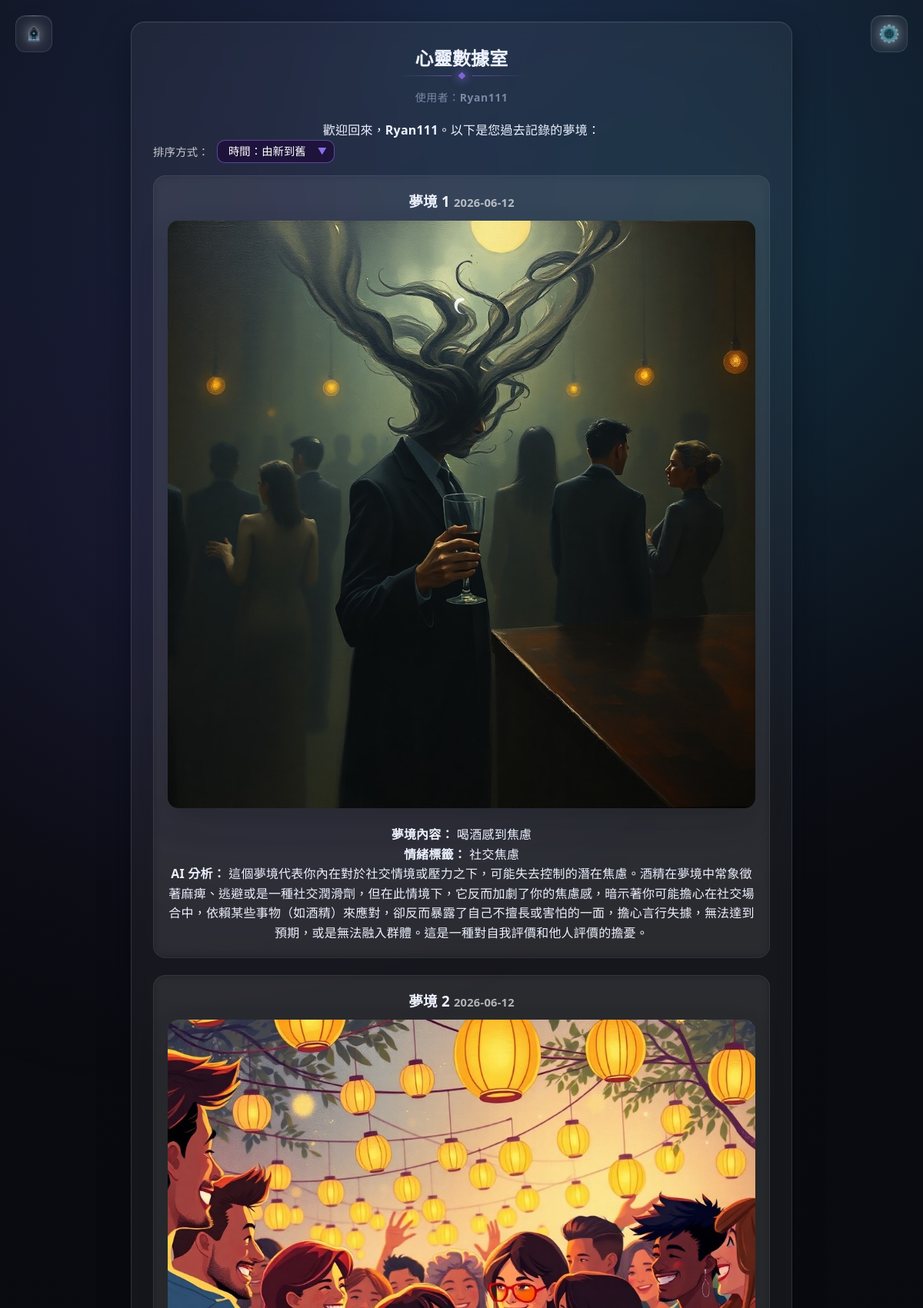
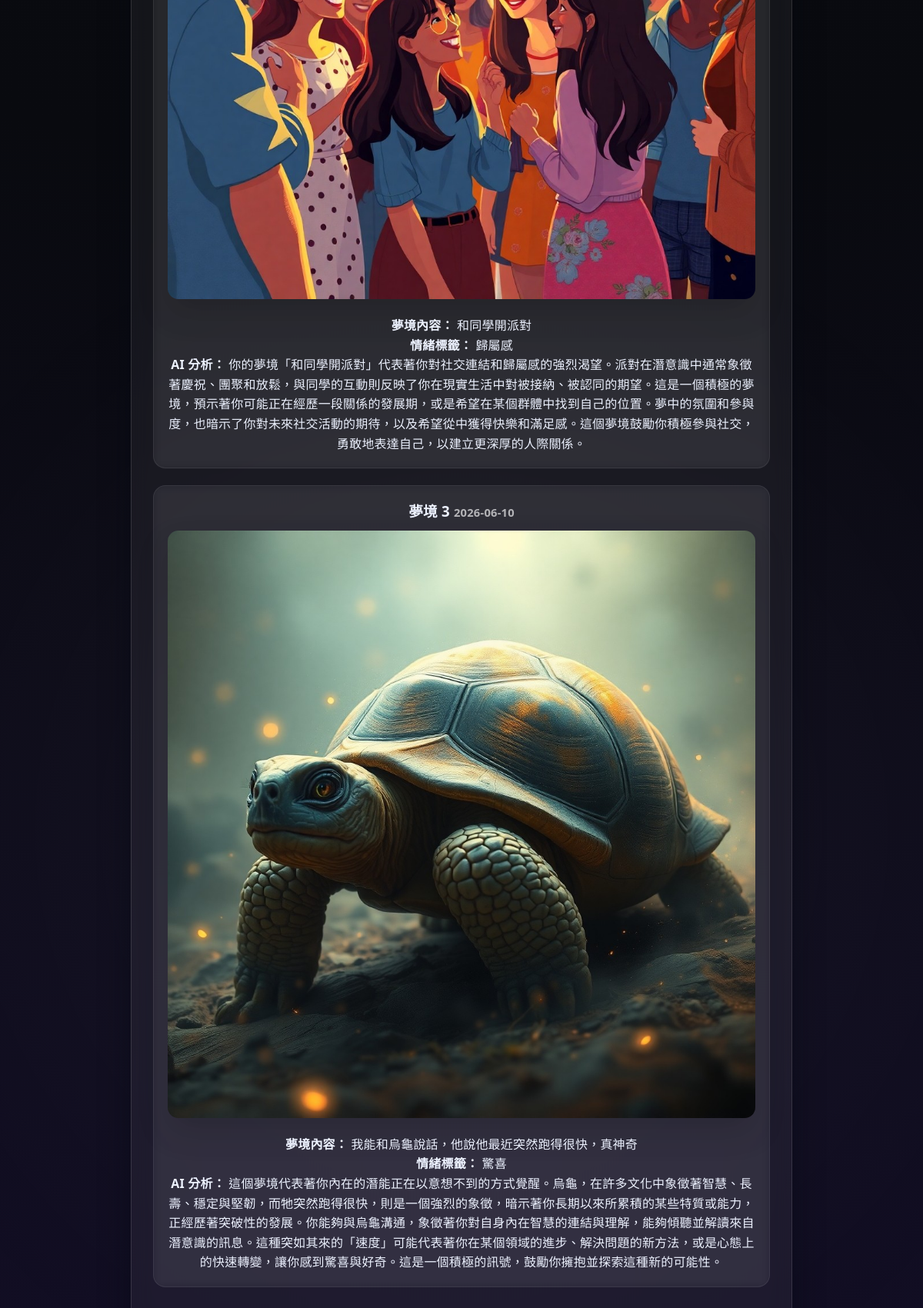
/data (signed in), run on the app's committed database (2 pictures, top to bottom).
### tables this page shows
CREATE TABLE dreams (
        id INTEGER PRIMARY KEY,
        user_id INTEGER,
        dream_content TEXT NOT NULL,
        reality_content TEXT,
        emotion_tag TEXT,
        ai_analysis TEXT,
        image_path TEXT,
        dream_date TEXT NOT NULL DEFAULT (date('now','localtime')),
        timestamp TEXT DEFAULT (datetime('now','localtime')), emotion_details TEXT,
        FOREIGN KEY(user_id) REFERENCES users(id)
    );

### app.py (the view, shortened to what this page needs)
@app.route('/data', methods=['GET'])
def data():
    user_id = session.get('user_id')
    username = session.get('user')
    conn = sqlite3.connect(DB_PATH)
    conn.row_factory = sqlite3.Row
    cursor = conn.cursor()
    cursor.execute(
        'SELECT id, dream_content, reality_content, emotion_tag, ai_analysis, image_path, dream_date, timestamp FROM dreams WHERE user_id = ? ORDER BY COALESCE(dream_date, substr(timestamp,1,10)) DESC, timestamp DESC',
        (user_id,)
    )
    rows = cursor.fetchall()
    conn.close()
    dreams = [dict(row) for row in rows]
    return render_template('data.html', user=username, dreams=dreams, message=None)

### templates/data.html (shortened to what this page needs)
<!DOCTYPE html>
<html lang="zh-Hant">
<head>
    <link rel="stylesheet" href="{{ url_for('static', filename='style.css') }}">
    <link rel="stylesheet" href="{{ url_for('static', filename='styleWeaver.css') }}">
</head>
<body>
    <div id="star-layer" aria-hidden="true"></div>
    <div class="ambient-orb three"></div>
    <div id="star-layer" aria-hidden="true"></div>
    <div id="cursor-moon" aria-hidden="true">
    </div>
    <div class="ambient-orb three"></div>
    <a href="/" title="回到大廳" class="nav-icon-frame home-frame nav-top-left">
        <img
            src="{{ url_for('static', filename='images/home_icon.png') }}"
            alt="回大廳"
            class="home-png-icon-inner"
        />
    </a>
    <a
        href="#"
        id="settings-toggle"
        title="設定"
        class="nav-icon-frame settings-frame nav-top-right"
    >
        <img
            src="{{ url_for('static', filename='images/my_settings.png') }}"
            alt="設定"
            class="settings-png-icon"
        />
    </a>
    <main class="container">
      <div class="card">
        <section class="panel active">
            <h2 class="main-title">心靈數據室</h2>
            <div class="title-deco"><span class="dl"></span><span class="dgem"></span><span class="dr"></span></div>
            <p class="lead">使用者：<strong>{{ user or '訪客' }}</strong></p>
            {% if user %}
                <p>歡迎回來，<strong>{{ user }}</strong>。以下是您過去記錄的夢境：</p>
                {% if dreams %}
                    <div style="margin-bottom: 16px; display: flex; align-items: center; gap: 10px;">
                        <label for="sort-select" style="color: rgba(255,255,255,.75); font-size: 0.9rem;">排序方式：</label>
                        <div style="position:relative; display:inline-block;">
                            <select id="sort-select" onchange="sortDreams(this.value)"
                                style="appearance:none; background: rgba(30,20,60,.95); color: #fff;
                                    border: 1px solid rgba(155,120,255,.5); border-radius: 10px;
                                    padding: 6px 36px 6px 14px; font-size: 0.9rem; cursor: pointer; outline: none;">
                                <option value="new" style="background: rgba(30,20,60,.95);">時間：由新到舊</option>
                            </select>
                            <span style="position:absolute; right:10px; top:50%; transform:translateY(-50%);
                                        pointer-events:none; color:rgba(155,120,255,.9); font-size:0.75rem;">▼</span>
                        </div>
                    </div>
                    <div class="dream-list" id="dream-list-container">
                        {% for dream in dreams %}
                            <article class="dream-card" style="margin-bottom: 22px; padding: 18px; border: 1px solid rgba(255,255,255,.08); border-radius: 16px; background: rgba(255,255,255,.04); backdrop-filter: blur(6px);">
                                <h3 style="margin-bottom: 10px;">
                                  夢境 {{ loop.index }}
                                  <span class="dream-time" style="font-size: 0.92rem; color: rgba(255,255,255,.65);">
                                    {{ dream.dream_date or dream.timestamp }}
                                  </span>
                                </h3>
                                {% if dream.image_path %}
                                    <div style="margin-bottom: 14px; text-align:center;">
                                        <img
                                            src="{% if dream.image_path.startswith('http') or dream.image_path.startswith('/') %}{{ dream.image_path }}{% else %}{{ url_for('static', filename=dream.image_path) }}{% endif %}"
                                            alt="夢境圖片 {{ loop.index }}"
                                            style="max-width:100%;height:auto;border-radius:14px;box-shadow:0 18px 40px rgba(0,0,0,.15);"
                                        >
                                    </div>
                                {% endif %}
                                <p><strong>夢境內容：</strong> {{ dream.dream_content }}</p>
                                {% if dream.emotion_tag %}
                                    <p><strong>情緒標籤：</strong> {{ dream.emotion_tag }}</p>
                                {% endif %}
                                {% if dream.ai_analysis %}
                                    <p><strong>AI 分析：</strong> {{ dream.ai_analysis }}</p>
                                {% endif %}
                            </article>
                        {% endfor %}
                    </div>
                {% else %}
                    <p>目前尚未找到任何夢境紀錄。請先回到大廳並記錄新的夢境。</p>
                {% endif %}
            {% else %}
                <p>{{ message or '您尚未登入，無法檢視夢境資料。' }}</p>
            {% endif %}
        </section>
      </div>
    </main>
    <div id="aurora-layer" style="position:fixed;inset:0;pointer-events:none;z-index:0;overflow:hidden;"></div>
    <div id="meteor-layer" style="position:fixed;inset:0;pointer-events:none;z-index:0;overflow:hidden;"></div>
</body>
</html>

### static/style.css (style rules this page uses)
*, *::before, *::after { margin: 0; padding: 0; box-sizing: border-box; }
html { scroll-behavior: smooth; }
html, body { height: 100%; font-family: system-ui, -apple-system, "Segoe UI", "Noto Sans TC", sans-serif; background: radial-gradient(ellipse 120% 80% at 50% -10%, #1e2d52 0%, #0b0d16 45%, #0e0a1e 100%); color: #edf2ff; overflow-x: hidden; cursor: default; -webkit-font-smoothing: antialiased; }
#star-layer { position: fixed; inset: 0; pointer-events: none; z-index: 0; }
.ambient-orb { position: fixed; border-radius: 50%; pointer-events: none; filter: blur(100px); opacity: 0.17; z-index: 0; mix-blend-mode: screen; animation: ambientDrift ease-in-out infinite alternate; will-change: transform; }
.ambient-orb.three { width: 380px; height: 380px; left: 38%; bottom: -5%; background: radial-gradient(circle, rgba(180, 68, 255, 0.65), transparent 70%); animation-duration: 24s; animation-delay: -14s; }
.title-deco { display: flex; align-items: center; justify-content: center; gap: 14px; margin-bottom: 52px; }
.title-deco .dl { height: 1px; width: 88px; background: linear-gradient(90deg, transparent, rgba(155, 120, 255, 0.5)); }
.title-deco .dr { height: 1px; width: 88px; background: linear-gradient(90deg, rgba(155, 120, 255, 0.5), transparent); }
.title-deco .dgem { width: 7px; height: 7px; border-radius: 1px; background: rgba(155, 120, 255, 0.85); transform: rotate(45deg); box-shadow: 0 0 12px 2px rgba(155, 120, 255, 0.5); animation: gemPulse 3.5s ease-in-out infinite; }
.panel { display: none; opacity: 0; transform: translateY(10px); transition: opacity 0.35s ease, transform 0.35s ease; }
.panel.active { display: block; opacity: 1; transform: translateY(0); }

### data on the page
dreams: dream_date "2026-06-12", image_path (picture), dream_content "喝酒感到焦慮", emotion_tag "社交焦慮", ai_analysis "這個夢境代表你內在對於社交情境或壓力之下，可能失去控制的潛在焦慮。酒精在夢境中常象徵著麻痺、逃避或是一種社交潤滑劑，但在此情境下，它反而加劇了你的焦慮感，暗示著你可能擔心在社交場合中，依賴某些事物（如酒精）來應對，卻反而暴露了自己不擅長或害怕的一面，擔心言行失據，無法達到預期，或是無法融入群體。這是一種對自我評價和他人評價的擔憂。"
dreams: dream_date "2026-06-12", image_path (picture), dream_content "和同學開派對", emotion_tag "歸屬感", ai_analysis "你的夢境「和同學開派對」代表著你對社交連結和歸屬感的強烈渴望。派對在潛意識中通常象徵著慶祝、團聚和放鬆，與同學的互動則反映了你在現實生活中對被接納、被認同的期望。這是一個積極的夢境，預示著你可能正在經歷一段關係的發展期，或是希望在某個群體中找到自己的位置。夢中的氛圍和參與度，也暗示了你對未來社交活動的期待，以及希望從中獲得快樂和滿足感。這個夢境鼓勵你積極參與社交，勇敢地表達自己，以建立更深厚的人際關係。"
dreams: dream_date "2026-06-10", image_path (picture), dream_content "我能和烏龜說話，他說他最近突然跑得很快，真神奇", emotion_tag "驚喜", ai_analysis "這個夢境代表著你內在的潛能正在以意想不到的方式覺醒。烏龜，在許多文化中象徵著智慧、長壽、穩定與堅韌，而牠突然跑得很快，則是一個強烈的象徵，暗示著你長期以來所累積的某些特質或能力，正經歷著突破性的發展。你能夠與烏龜溝通，象徵著你對自身內在智慧的連結與理解，能夠傾聽並解讀來自潛意識的訊息。這種突如其來的「速度」可能代表著你在某個領域的進步、解決問題的新方法，或是心態上的快速轉變，讓你感到驚喜與好奇。這是一個積極的訊號，鼓勵你擁抱並探索這種新的可能性。"

### other printed values
{{ user or '訪客' }} "Ryan111"
{{ user }} "Ryan111"
